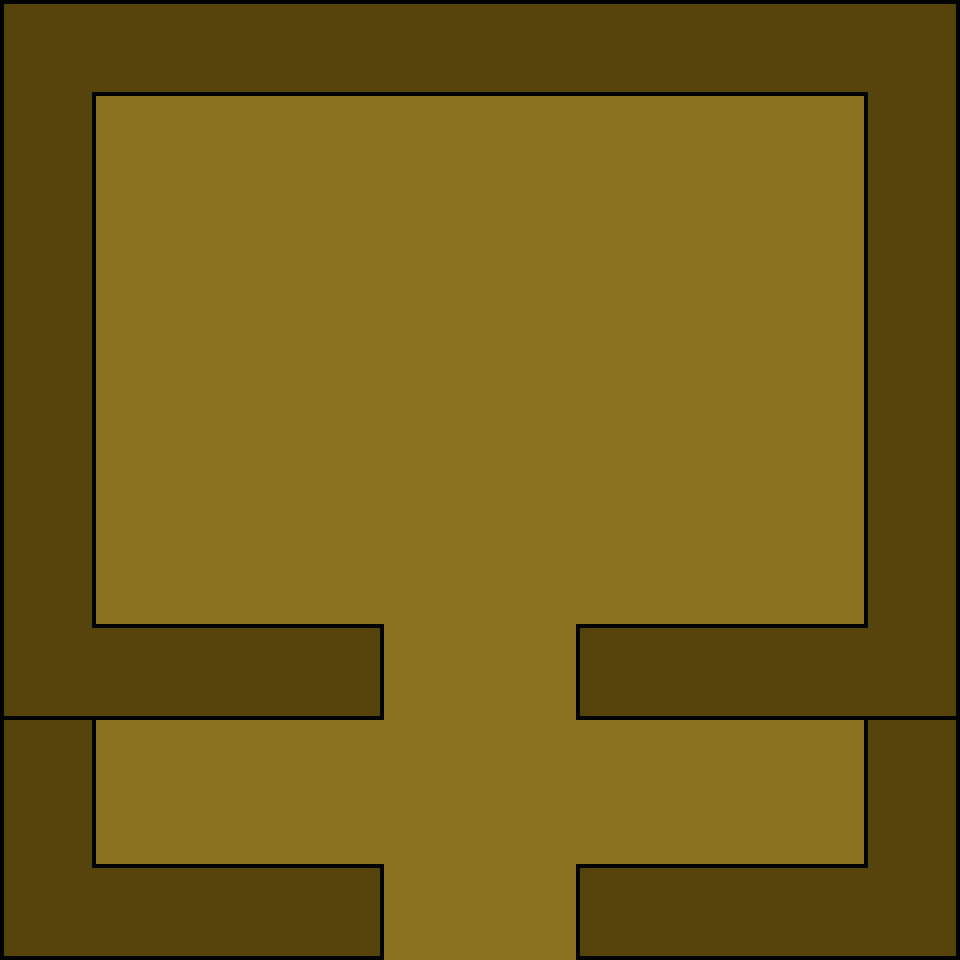

Below is a game level as drawn by its tile map, then a one-line description and the .tmx file that defines it, in full:
An orthogonal 20x20 tile map with 48x48 px tiles, 1 tile layer (Tile Layer 1) and 6 objects (5x Wall, Doorway).

<map version="1.2" tiledversion="1.2.2" orientation="orthogonal" renderorder="right-down" width="20" height="20" tilewidth="48" tileheight="48" infinite="0" nextlayerid="5" nextobjectid="11">
 <tileset firstgid="1" source="level_01_final_test.tsx" />
 <layer id="1" name="Tile Layer 1" width="20" height="20">
  <data encoding="csv">
5,6,6,6,6,6,6,6,6,6,6,6,6,6,6,6,6,6,6,8,
41,66,96,96,96,96,96,97,97,97,97,97,97,96,96,96,96,96,63,26,
41,26,2,2,2,2,2,2,2,2,2,2,2,2,2,2,2,2,41,26,
41,26,2,2,2,2,2,2,2,2,2,2,2,2,2,2,2,2,41,26,
41,26,2,2,2,2,2,2,2,2,2,2,2,2,2,2,2,2,41,26,
41,26,2,2,2,2,2,2,2,2,2,2,2,2,2,2,2,2,41,26,
41,26,2,2,2,2,2,2,2,2,2,2,2,2,2,2,2,2,41,26,
41,26,2,2,2,2,2,2,2,2,2,2,2,2,2,2,2,2,41,26,
41,26,2,2,2,2,2,2,2,2,2,2,2,2,2,2,2,2,41,26,
41,26,2,2,2,2,2,2,2,2,2,2,2,2,2,2,2,2,41,26,
41,26,2,2,2,2,2,2,2,2,2,2,2,2,2,2,2,2,41,26,
41,26,2,2,2,2,2,2,2,2,2,2,2,2,2,2,2,2,41,26,
41,26,2,2,2,2,2,2,2,2,2,2,2,2,2,2,2,2,41,26,
41,12,7,7,7,7,7,8,1,1,1,1,5,7,7,7,7,7,9,26,
95,97,97,97,97,97,97,98,1,1,1,1,95,97,97,97,97,97,97,98,
41,26,2,2,2,2,2,2,2,2,2,2,2,2,2,2,2,2,41,26,
41,26,2,2,2,2,2,2,2,2,2,2,2,2,2,2,2,2,41,26,
41,26,2,2,2,2,2,2,2,2,2,2,2,2,2,2,2,2,41,26,
41,12,7,7,7,7,7,8,1,1,1,1,5,7,7,7,7,7,9,26,
95,97,97,97,97,97,97,98,1,1,1,1,95,97,97,97,97,97,97,98
</data>
 </layer>
 <objectgroup id="3" name="Doorway">
  <object id="5" name="Doorway" type="Doorway" x="383" y="705" width="191" height="13" />
 </objectgroup>
 <objectgroup id="4" name="Wall">
  <object id="6" name="Wall" type="Wall" x="577" y="622" width="382" height="95" />
  <object id="7" name="Wall" type="Wall" x="3" y="621.5" width="382" height="95" />
  <object id="8" name="Wall" type="Wall" x="863" y="0" width="94" height="630" />
  <object id="9" name="Wall" type="Wall" x="1" y="1" width="94" height="630" />
  <object id="10" name="Wall" type="Wall" x="61" y="1" width="868" height="94" />
 </objectgroup>
</map>
